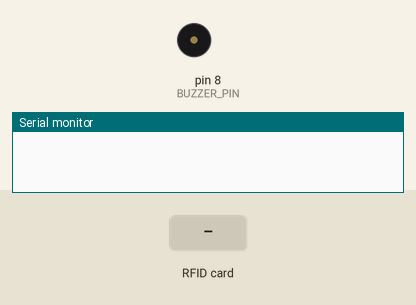
Bench run of a sketch on a simulated Arduino Uno, built with avr-gcc and run on an emulated ATmega328P. On the bench: buzzer (waves = sounding, pin HIGH), the last lines printed to the serial monitor. Inputs (shaded band) come from the test bench. Pins used as bus, display or sensor lines are not drawn.

Above: at 2.7 s.
2.8 s: RFID card 5E 7A 19 C4 held to the reader
At 3.2 s:
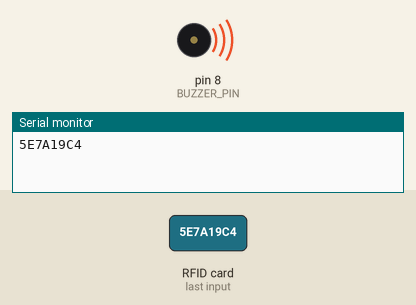
Timing chart, 0 to 5.8 s (numbered marks = the images above; inputs shaded):
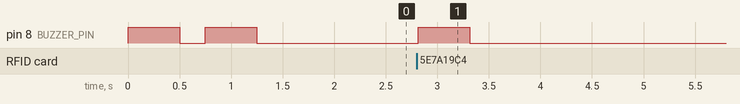

The sketch:

arduino_rfid_serial.ino
```cpp
/*
 * ----------------------------------------------------------------------------
 * This is a MFRC522 library example; see https://github.com/miguelbalboa/rfid
 * for further details and other examples.
 *
 * NOTE: The library file MFRC522.h has a lot of useful info. Please read it.
 *
 * Released into the public domain.
 * ----------------------------------------------------------------------------
 * Example sketch/program which will try the most used default keys listed in
 * https://code.google.com/p/mfcuk/wiki/MifareClassicDefaultKeys to dump the
 * block 0 of a MIFARE RFID card using a RFID-RC522 reader.
 *
 * Typical pin layout used:
 * -----------------------------------------------------------------------------------------
 *             MFRC522      Arduino       Arduino   Arduino    Arduino          Arduino
 *             Reader/PCD   Uno           Mega      Nano v3    Leonardo/Micro   Pro Micro
 * Signal      Pin          Pin           Pin       Pin        Pin              Pin
 * -----------------------------------------------------------------------------------------
 * RST/Reset   RST          9             5         D9         RESET/ICSP-5     RST
 * SPI SS      SDA(SS)      10            53        D10        10               10
 * SPI MOSI    MOSI         11 / ICSP-4   51        D11        ICSP-4           16
 * SPI MISO    MISO         12 / ICSP-1   50        D12        ICSP-1           14
 * SPI SCK     SCK          13 / ICSP-3   52        D13        ICSP-3           15
 *
 */

#include <SPI.h>
#include <MFRC522.h>

#define RST_PIN         9           // Configurable, see typical pin layout above
#define SS_PIN          10          // Configurable, see typical pin layout above

#define BUZZER_PIN          8
#define STDBY_TOGGLE_PIN    7
#define READY_TOGGLE_PIN    6
#define SUCCESS             0
#define STD_BY              2
#define STDBY_REPETITION    2
#define FAIL_REPETITION     4

void ringBuzzer(uint8_t);
MFRC522 mfrc522(SS_PIN, RST_PIN);   // Create MFRC522 instance.

// Number of known default keys (hard-coded)
// NOTE: Synchronize the NR_KNOWN_KEYS define with the defaultKeys[] array
#define NR_KNOWN_KEYS   8
// Known keys, see: https://code.google.com/p/mfcuk/wiki/MifareClassicDefaultKeys
byte knownKeys[NR_KNOWN_KEYS][MFRC522::MF_KEY_SIZE] =  {
    {0xff, 0xff, 0xff, 0xff, 0xff, 0xff}, // FF FF FF FF FF FF = factory default
    {0xa0, 0xa1, 0xa2, 0xa3, 0xa4, 0xa5}, // A0 A1 A2 A3 A4 A5
    {0xb0, 0xb1, 0xb2, 0xb3, 0xb4, 0xb5}, // B0 B1 B2 B3 B4 B5
    {0x4d, 0x3a, 0x99, 0xc3, 0x51, 0xdd}, // 4D 3A 99 C3 51 DD
    {0x1a, 0x98, 0x2c, 0x7e, 0x45, 0x9a}, // 1A 98 2C 7E 45 9A
    {0xd3, 0xf7, 0xd3, 0xf7, 0xd3, 0xf7}, // D3 F7 D3 F7 D3 F7
    {0xaa, 0xbb, 0xcc, 0xdd, 0xee, 0xff}, // AA BB CC DD EE FF
    {0x00, 0x00, 0x00, 0x00, 0x00, 0x00}  // 00 00 00 00 00 00
};

/*
 * Initialize.
 */
void setup() {

    pinMode(BUZZER_PIN, OUTPUT);
    ringBuzzer(STD_BY);
    Serial.begin(9600);         // Initialize serial communications with the PC
    while (!Serial);            // Do nothing if no serial port is opened (added for Arduinos based on ATMEGA32U4)
    SPI.begin();                // Init SPI bus
    mfrc522.PCD_Init();         // Init MFRC522 card
}

/*
 * Helper routine to dump a byte array as hex values to Serial.
 */
void dump_byte_array(byte *buffer, byte bufferSize) {
    for (byte i = 0; i < bufferSize; i++) {
        //Serial.print(buffer[i] < 0x10 ? " 0" : " ");
        Serial.print(buffer[i], HEX);
    }
    Serial.print('\n');

    while (!(UCSR0A & _BV(TXC0)));
    ringBuzzer(SUCCESS);
    delay(3000);
}

/*
 * Try using the PICC (the tag/card) with the given key to access block 0.
 * On success, it will show the key details, and dump the block data on Serial.
 *
 * @return true when the given key worked, false otherwise.
 */
boolean try_key(MFRC522::MIFARE_Key *key)
{
    boolean result = false;
    byte buffer[18];
    byte block = 0;
    byte status;

    // Serial.println(F("Authenticating using key A..."));
    status = mfrc522.PCD_Authenticate(MFRC522::PICC_CMD_MF_AUTH_KEY_A, block, key, &(mfrc522.uid));
    if (status != MFRC522::STATUS_OK) {
        // Serial.print(F("PCD_Authenticate() failed: "));
        // Serial.println(mfrc522.GetStatusCodeName(status));
        return false;
    }

    // Read block
    byte byteCount = sizeof(buffer);
    status = mfrc522.MIFARE_Read(block, buffer, &byteCount);
    if (status != MFRC522::STATUS_OK) {
        // Serial.print(F("MIFARE_Read() failed: "));
        // Serial.println(mfrc522.GetStatusCodeName(status));
    }
    else {
        // Successful read
        result = true;
        //Serial.print(F("Success with key:"));
        //Serial.println();
        //dump_byte_array((*key).keyByte, MFRC522::MF_KEY_SIZE);
        //dump_byte_array((*key).keyByte, MFRC522::MF_KEY_SIZE);
        //Serial.print(" Key Size : " + MFRC522::MF_KEY_SIZE);
        //Serial.println();
        // Dump block data
        //Serial.print(F("Block ")); Serial.print(block); Serial.print(F(":"));
        dump_byte_array(buffer, 16);
        //Serial.println();
    }
    //Serial.println();

    mfrc522.PICC_HaltA();       // Halt PICC
    mfrc522.PCD_StopCrypto1();  // Stop encryption on PCD
    return result;
}

void (*resetFunc)(void) = 0;

/*
 * Main loop.
 */
void loop() {

    // Look for new cards
    if ( ! mfrc522.PICC_IsNewCardPresent())
        return;

    // Select one of the cards
    if ( ! mfrc522.PICC_ReadCardSerial())
        return;

    // Show some details of the PICC (that is: the tag/card)
    //Serial.print(F("Card UID:"));
    dump_byte_array(mfrc522.uid.uidByte, mfrc522.uid.size);

    //resetFunc();
}

void ringBuzzer(uint8_t mode = STD_BY){

  if(mode == SUCCESS){
    digitalWrite(BUZZER_PIN, HIGH);
    delay(500);
    digitalWrite(BUZZER_PIN, LOW);
  }
  else if(mode == STD_BY){

    for(uint8_t iLoop = 0; iLoop < STDBY_REPETITION; iLoop++){

      digitalWrite(BUZZER_PIN, HIGH);
      delay(500);
      digitalWrite(BUZZER_PIN, LOW);
      delay(250);
    }
  }
  else{
    for(uint8_t iLoop = 0; iLoop < FAIL_REPETITION; iLoop++){

      digitalWrite(BUZZER_PIN, HIGH);
      delay(500);
      digitalWrite(BUZZER_PIN, LOW);
      delay(250);
    }
  }
}
```

Measured:
- after the input at 2.8 s, pin 8 (BUZZER_PIN): LOW → HIGH at once, → LOW 0.50 s later
